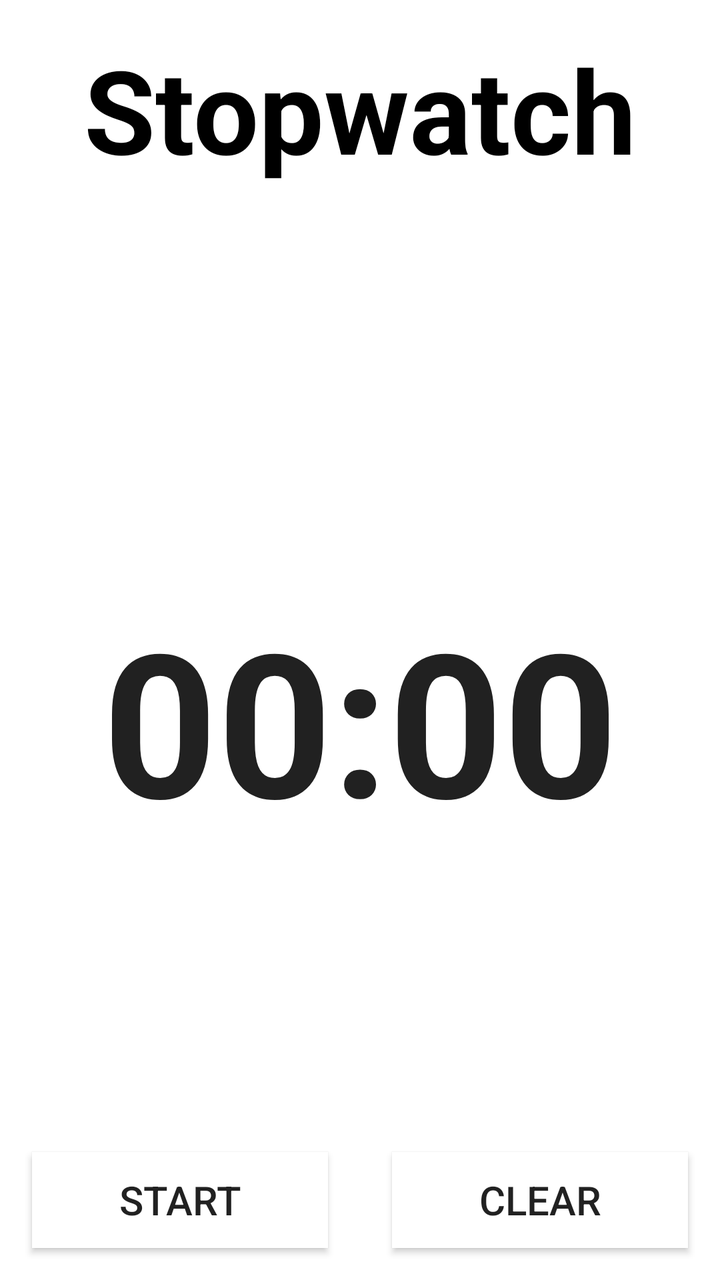
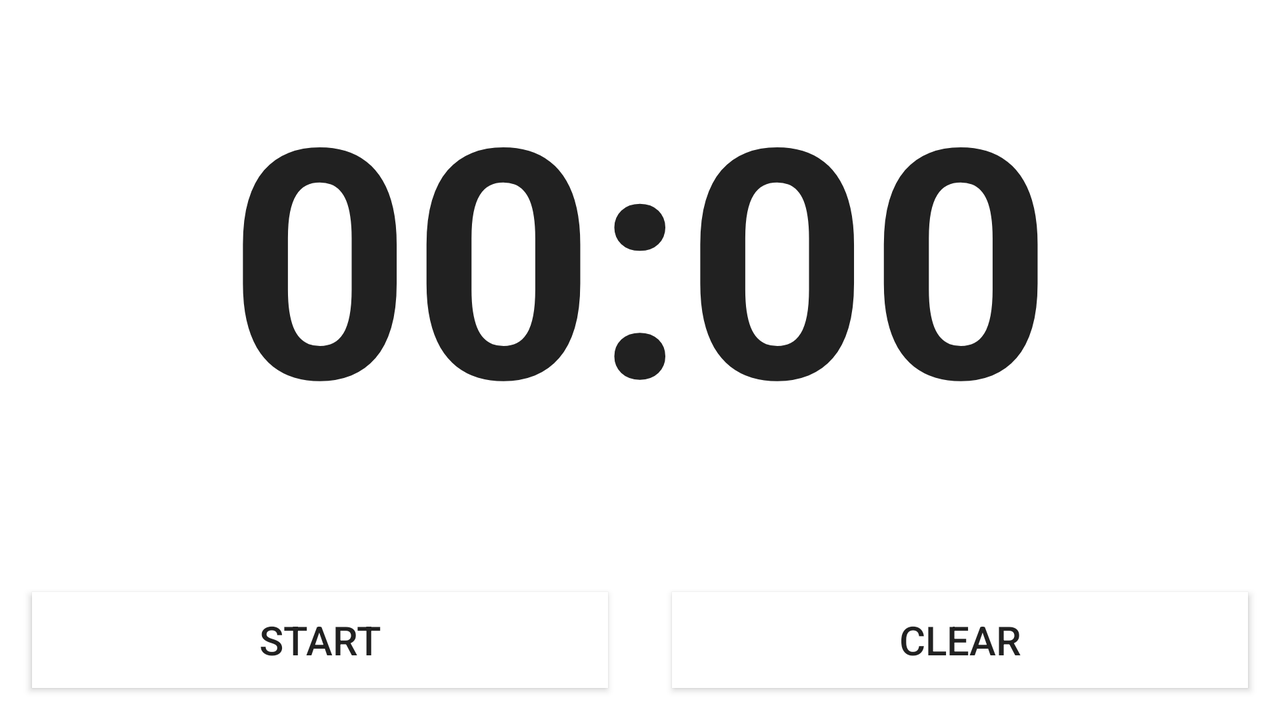

Compare how this app lays out the same screen by default and in its alternative resource folder. The renders come first, then the two layout files and the values they reference.
<!-- AndroidManifest.xml: application theme Theme.NCAAndroid -->
<!-- res/layout/fragment_stopwatch.xml -->
<?xml version="1.0" encoding="utf-8"?>
<FrameLayout xmlns:android="http://schemas.android.com/apk/res/android"
    xmlns:app="http://schemas.android.com/apk/res-auto"
    xmlns:tools="http://schemas.android.com/tools"
    android:layout_width="match_parent"
    android:layout_height="match_parent"
    tools:context=".Stopwatch">

    <androidx.constraintlayout.widget.ConstraintLayout
        android:layout_width="match_parent"
        android:layout_height="match_parent">

        <TextView
            android:id="@+id/textView3"
            android:layout_width="wrap_content"
            android:layout_height="wrap_content"
            android:layout_marginTop="16dp"
            android:text="@string/stopwatch"
            android:textColor="#000000"
            android:textSize="58sp"
            android:textStyle="bold"
            app:layout_constraintBottom_toBottomOf="parent"
            app:layout_constraintEnd_toEndOf="parent"
            app:layout_constraintStart_toStartOf="parent"
            app:layout_constraintTop_toTopOf="parent"
            app:layout_constraintVertical_bias="0.0" />

        <Chronometer
            android:id="@+id/chronometer"
            android:layout_width="wrap_content"
            android:layout_height="wrap_content"
            android:layout_marginTop="200dp"
            android:textSize="100sp"
            android:textStyle="bold"
            app:layout_constraintEnd_toEndOf="parent"
            app:layout_constraintStart_toStartOf="parent"
            app:layout_constraintTop_toBottomOf="@+id/textView3" />

        <Button
            android:id="@+id/startPause"
            android:layout_width="0dp"
            android:layout_height="wrap_content"
            android:layout_marginStart="16dp"
            android:layout_marginEnd="16dp"
            android:layout_marginBottom="16dp"
            android:background="#FFFFFF"
            android:text="@string/start"
            app:layout_constraintBottom_toBottomOf="parent"
            app:layout_constraintEnd_toStartOf="@+id/reset"
            app:layout_constraintHorizontal_bias="0.5"
            app:layout_constraintStart_toStartOf="parent"
            tools:ignore="TextContrastCheck" />

        <Button
            android:id="@+id/reset"
            android:layout_width="0dp"
            android:layout_height="wrap_content"
            android:layout_marginStart="16dp"
            android:layout_marginEnd="16dp"
            android:layout_marginBottom="16dp"
            android:background="#FFFFFF"
            android:text="@string/clear"
            app:layout_constraintBottom_toBottomOf="parent"
            app:layout_constraintEnd_toEndOf="parent"
            app:layout_constraintHorizontal_bias="0.5"
            app:layout_constraintStart_toEndOf="@+id/startPause"
            tools:ignore="TextContrastCheck" />

    </androidx.constraintlayout.widget.ConstraintLayout>

</FrameLayout>
<!-- resources referenced by this layout -->
<resources>
  <string name="clear">Clear</string>
  <string name="start">Start</string>
  <string name="stopwatch">Stopwatch</string>
  <style name="Theme.NCAAndroid" parent="Theme.MaterialComponents.DayNight.DarkActionBar">
          
          <item name="colorPrimary">@color/purple_500</item>
          <item name="colorPrimaryVariant">@color/purple_700</item>
          <item name="colorOnPrimary">@color/white</item>
          
          <item name="colorSecondary">@color/teal_200</item>
          <item name="colorSecondaryVariant">@color/teal_700</item>
          <item name="colorOnSecondary">@color/black</item>
          
          <item name="android:statusBarColor">?attr/colorPrimaryVariant</item>
          
          <item name="android:textColorHint">@color/black</item>
          <item name="android:textSize">20sp</item>
      </style>
  <color name="purple_500">#FF6200EE</color>
  <color name="purple_700">#FF3700B3</color>
  <color name="white">#FFFFFFFF</color>
  <color name="teal_200">#FF03DAC5</color>
  <color name="teal_700">#FF018786</color>
  <color name="black">#FF000000</color>
</resources>
<!-- res/layout-land/fragment_stopwatch.xml (the author's variant of the layout above) -->
<!-- drawn on the phone turned sideways -->
<?xml version="1.0" encoding="utf-8"?>
<FrameLayout xmlns:android="http://schemas.android.com/apk/res/android"
    xmlns:app="http://schemas.android.com/apk/res-auto"
    xmlns:tools="http://schemas.android.com/tools"
    android:layout_width="match_parent"
    android:layout_height="match_parent"
    tools:context=".Stopwatch">

    <androidx.constraintlayout.widget.ConstraintLayout
        android:layout_width="match_parent"
        android:layout_height="match_parent">

        <Chronometer
            android:id="@+id/chronometer"
            android:layout_width="wrap_content"
            android:layout_height="wrap_content"
            android:layout_marginTop="20dp"
            android:textSize="160sp"
            android:textStyle="bold"
            app:layout_constraintEnd_toEndOf="parent"
            app:layout_constraintStart_toStartOf="parent"
            app:layout_constraintTop_toTopOf="parent" />

        <Button
            android:id="@+id/startPause"
            android:layout_width="0dp"
            android:layout_height="wrap_content"
            android:layout_marginStart="16dp"
            android:layout_marginEnd="16dp"
            android:layout_marginBottom="16dp"
            android:background="#FFFFFF"
            android:text="@string/start"
            app:layout_constraintBottom_toBottomOf="parent"
            app:layout_constraintEnd_toStartOf="@+id/reset"
            app:layout_constraintHorizontal_bias="0.5"
            app:layout_constraintStart_toStartOf="parent" />

        <Button
            android:id="@+id/reset"
            android:layout_width="0dp"
            android:layout_height="wrap_content"
            android:layout_marginStart="16dp"
            android:layout_marginEnd="16dp"
            android:layout_marginBottom="16dp"
            android:background="#FFFFFF"
            android:text="@string/clear"
            app:layout_constraintBottom_toBottomOf="parent"
            app:layout_constraintEnd_toEndOf="parent"
            app:layout_constraintHorizontal_bias="0.5"
            app:layout_constraintStart_toEndOf="@+id/startPause" />

    </androidx.constraintlayout.widget.ConstraintLayout>

</FrameLayout>
<!-- resources referenced by the variant -->
<!-- as the phone turned sideways resolves them -->
<resources>
  <string name="clear">Clear</string>
  <string name="start">Start</string>
  <style name="Theme.NCAAndroid" parent="Theme.MaterialComponents.DayNight.DarkActionBar">
          
          <item name="colorPrimary">@color/purple_500</item>
          <item name="colorPrimaryVariant">@color/purple_700</item>
          <item name="colorOnPrimary">@color/white</item>
          
          <item name="colorSecondary">@color/teal_200</item>
          <item name="colorSecondaryVariant">@color/teal_700</item>
          <item name="colorOnSecondary">@color/black</item>
          
          <item name="android:statusBarColor">?attr/colorPrimaryVariant</item>
          
          <item name="android:textColorHint">@color/black</item>
          <item name="android:textSize">20sp</item>
      </style>
  <color name="purple_500">#FF6200EE</color>
  <color name="purple_700">#FF3700B3</color>
  <color name="white">#FFFFFFFF</color>
  <color name="teal_200">#FF03DAC5</color>
  <color name="teal_700">#FF018786</color>
  <color name="black">#FF000000</color>
</resources>
